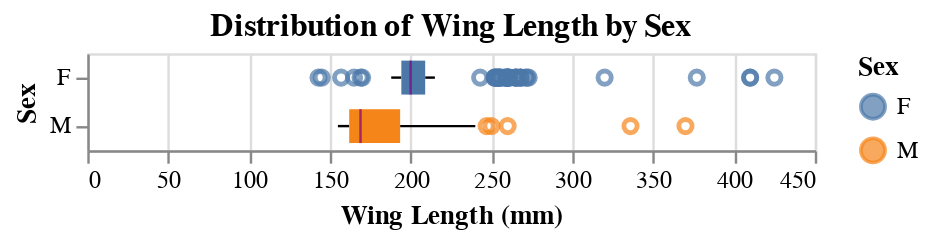

The cell this chart's notebook holds for it:
### Markdown cell above
<div style="background-color: #e8f4fd; border-left:6px solid #2196F3; padding:15px; margin:15px 0;">

<h2>VIZ TASK: Visualize Wing Length Distribution by Sex with a Boxplot</h2>

**TASK:** Create a boxplot to explore the distribution of wing lengths for hawks grouped by sex.

**Chart Specifications:**

- **Chart Properties**
  - Title: "Distribution of Wing Length by Sex"
- **Mark**:
  - `mark_boxplot()`
  -  The median line should be the color purple
  -  The outliers should be red in color and the size should be 30
- **X Channel:** `wing` of the hawks with title "Wing Length (mm)"
- **Y Channel:** `sex` of the hawks with title "Sex"
- **Color Channel:** `sex` of the hawks with title "Sex"

</div>

_Points:_ 21

### Code cell
wing_length_by_sex_boxplot = 

# Show the plot
wing_length_by_sex_boxplot

### Figure 1 — Vega-Lite specification as saved in the notebook (floating-point values rounded to 4 significant figures; data arrays with more than 128 entries replaced by an {"elided": "..."} marker saying what was removed)
{"config": {"view": {"continuousWidth": 300, "continuousHeight": 300}}, "data": {"name": "data-f31828818ece1c30af44dd869ce3cc1d"}, "mark": {"type": "boxplot", "median": {"color": "purple"}, "outliers": {"color": "red", "size": 30}}, "encoding": {"color": {"field": "sex", "title": "Sex", "type": "nominal"}, "x": {"field": "wing", "title": "Wing Length (mm)", "type": "quantitative"}, "y": {"field": "sex", "title": "Sex", "type": "nominal"}}, "title": "Distribution of Wing Length by Sex", "$schema": "https://vega.github.io/schema/vega-lite/v5.20.1.json", "datasets": {"data-f31828818ece1c30af44dd869ce3cc1d": {"elided": "325 records"}}}
